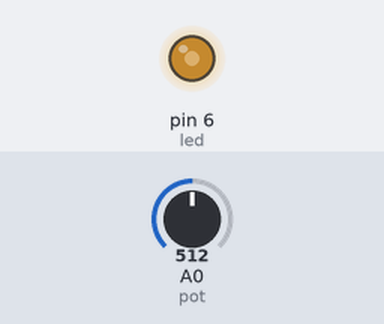
Bench run of a sketch on a simulated Arduino Uno, built with avr-gcc and run on an emulated ATmega328P. On the bench: output pins drawn as LEDs (lit = HIGH). Inputs (shaded band) come from the test bench; at power-on: A0 (pot) = 512.

Above: at 1.2 s.
1.3 s: A0 (pot) set to 716
At 2.2 s:
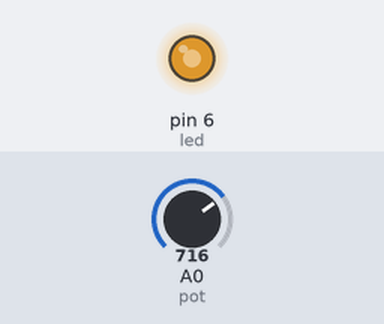
2.8 s: A0 (pot) set to 900
At 3.3 s:
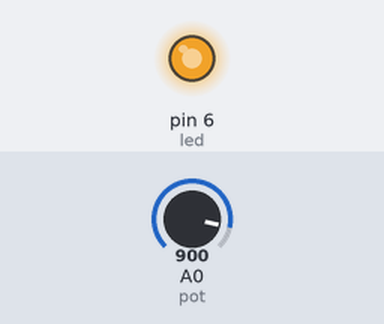
4.3 s: A0 (pot) set to 122
At 5.5 s:
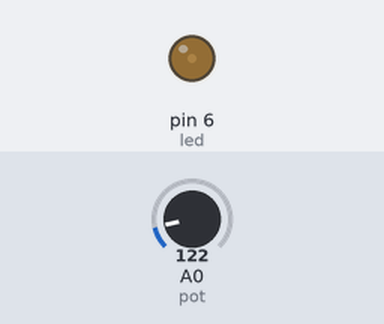
5.8 s: A0 (pot) set to 0
At 6.8 s:
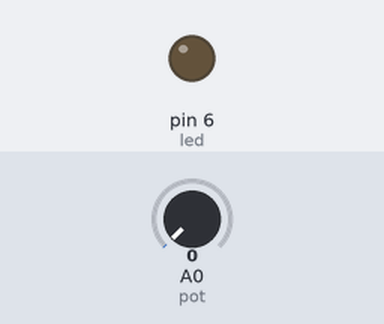
7.3 s: A0 (pot) set to 511
At 7.9 s:
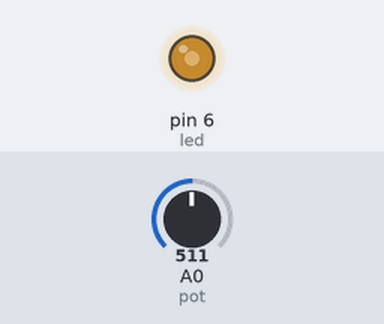
Timing chart, 0 to 9.8 s (numbered marks = the images above; inputs shaded):
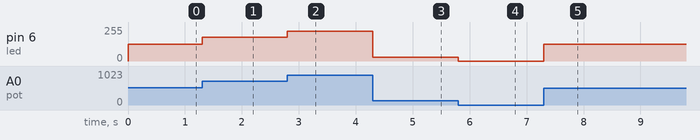

Measured:
- after the input at 1.3 s, pin 6 (led): 127/255 → 178/255 at once
- after the input at 2.8 s, pin 6 (led): 178/255 → 224/255 at once
- after the input at 4.3 s, pin 6 (led): 224/255 → 30/255 at once
- after the input at 5.8 s, pin 6 (led): 30/255 → 0/255 at once
- after the input at 7.3 s, pin 6 (led): 0/255 → 127/255 at once

The sketch:

pot_led.ino
```cpp
#define led 6
#define pot A0
int deger;

void setup() {

}

void loop() {

   deger = analogRead(pot);
  // deger = deger /4;
   deger = map(deger,0,1023,0,255);
   analogWrite(led,deger);

}
```
